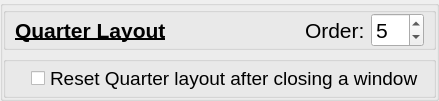
           <widget class="QGroupBox" name="GB_QuarterLayout">
            <property name="title">
             <string/>
            </property>
            <property name="flat">
             <bool>true</bool>
            </property>
            <layout class="QVBoxLayout" name="verticalLayout_21">
             <property name="leftMargin">
              <number>0</number>
             </property>
             <property name="topMargin">
              <number>1</number>
             </property>
             <property name="rightMargin">
              <number>0</number>
             </property>
             <property name="bottomMargin">
              <number>0</number>
             </property>
             <item>
              <widget class="QGroupBox" name="GB_QuarterLayoutOrder">
               <property name="title">
                <string/>
               </property>
               <property name="flat">
                <bool>true</bool>
               </property>
               <layout class="QGridLayout" name="gridLayout_32">
                <property name="topMargin">
                 <number>0</number>
                </property>
                <property name="bottomMargin">
                 <number>0</number>
                </property>
                <item row="0" column="1">
                 <widget class="QLabel" name="label_45">
                  <property name="font">
                   <font>
                    <pointsize>16</pointsize>
                    <italic>false</italic>
                    <bold>true</bold>
                    <underline>true</underline>
                   </font>
                  </property>
                  <property name="text">
                   <string>Quarter Layout</string>
                  </property>
                 </widget>
                </item>
                <item row="0" column="4">
                 <widget class="QSpinBox" name="kcfg_quarterLayoutOrder">
                  <property name="font">
                   <font>
                    <pointsize>16</pointsize>
                    <italic>false</italic>
                    <bold>false</bold>
                    <underline>false</underline>
                   </font>
                  </property>
                  <property name="maximum">
                   <number>12</number>
                  </property>
                  <property name="value">
                   <number>5</number>
                  </property>
                 </widget>
                </item>
                <item row="0" column="2">
                 <spacer name="horizontalSpacer_28">
                  <property name="orientation">
                   <enum>Qt::Orientation::Horizontal</enum>
                  </property>
                  <property name="sizeHint" stdset="0">
                   <size>
                    <width>40</width>
                    <height>20</height>
                   </size>
                  </property>
                 </spacer>
                </item>
                <item row="0" column="3">
                 <widget class="QLabel" name="label_49">
                  <property name="font">
                   <font>
                    <pointsize>16</pointsize>
                    <italic>false</italic>
                    <bold>false</bold>
                    <underline>false</underline>
                   </font>
                  </property>
                  <property name="text">
                   <string>Order:</string>
                  </property>
                 </widget>
                </item>
               </layout>
              </widget>
             </item>
             <item>
              <widget class="QGroupBox" name="GB_QuarterLayoutSettings">
               <property name="title">
                <string/>
               </property>
               <property name="flat">
                <bool>true</bool>
               </property>
               <layout class="QVBoxLayout" name="verticalLayout_22">
                <property name="leftMargin">
                 <number>25</number>
                </property>
                <property name="topMargin">
                 <number>2</number>
                </property>
                <property name="bottomMargin">
                 <number>2</number>
                </property>
                <item>
                 <widget class="QCheckBox" name="kcfg_quarterLayoutReset">
                  <property name="font">
                   <font>
                    <pointsize>14</pointsize>
                   </font>
                  </property>
                  <property name="text">
                   <string>Reset Quarter layout after closing a window</string>
                  </property>
                 </widget>
                </item>
               </layout>
              </widget>
             </item>
            </layout>
           </widget>
